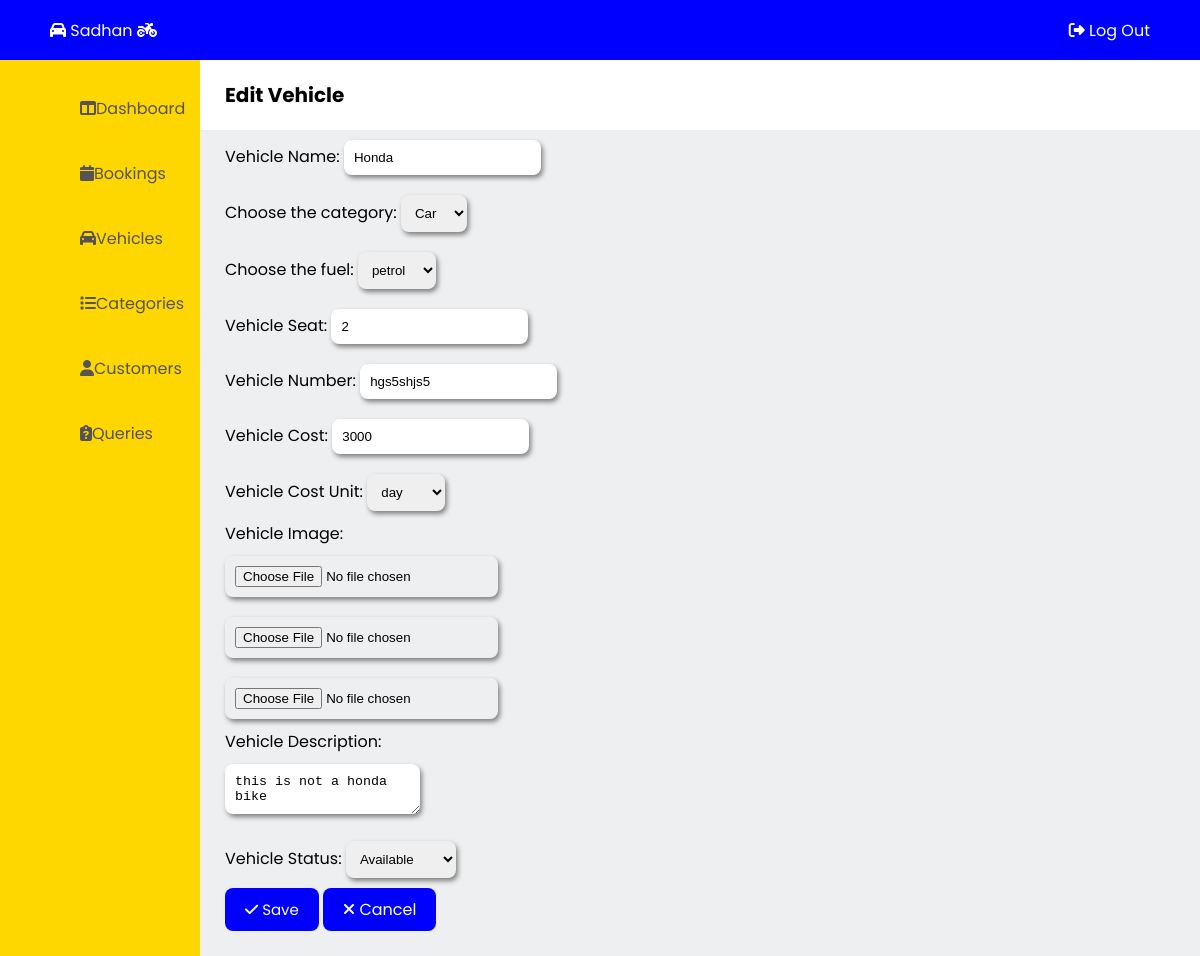
Screenshot of /admin/edit-vehicle.php?v_id=13 with the database file from the repository.
### tables this page shows
CREATE TABLE `vehicles` (
  `v_id` int(11) NOT NULL,
  `v_name` varchar(50) NOT NULL,
  `v_type` varchar(50) NOT NULL,
  `v_fuel` varchar(20) NOT NULL,
  `v_seat` int(100) NOT NULL,
  `v_number` varchar(30) DEFAULT NULL,
  `v_cost` int(20) NOT NULL,
  `v_cunit` varchar(50) NOT NULL,
  `v_image1` varchar(500) NOT NULL,
  `v_image2` varchar(500) NOT NULL,
  `v_image3` varchar(500) NOT NULL,
  `v_description` varchar(200) NOT NULL,
  `v_status` varchar(20) NOT NULL
);

### admin/edit-vehicle.php (the view, shortened to what this page needs)
<!DOCTYPE html>
<html lang="en">
<head>
  <link rel="stylesheet" href="admin-css\admin-style.css"/>
</head>
<body>
  <?php
    include "admin-container\admin-header.php";
  ?>
  <?php
    include "admin-container\admin-leftbar.php";
  ?>
  <?php
    $id = $_GET['v_id'];
    $qry = "SELECT * FROM vehicles WHERE v_id = '$id'";
    $qry3 = "SELECT * FROM categories";
    include 'admin-container/db_connection.php';
    $result = mysqli_query($con, $qry);
    $result2 = mysqli_query($con, $qry3);
    $row = mysqli_fetch_assoc($result);
  ?>
  <main class="main">
    <section class="title">
      <p>Edit Vehicle</p>
    </section>
    <div class="add-vehicle">
    <form action="edit-vehicle.php?v_id=<?php echo $id; ?>" method="POST" enctype="multipart/form-data">
            <label for="cars">Vehicle Name: </label>
                <input type="text" name="v_name" placeholder="Name" required value="<?php echo $row['v_name'];?>"><br>
            <label for="type">Choose the category:</label>
                <select name="v_type" id="type" required ">
                <?php while($row2 = mysqli_fetch_assoc($result2)){  ?>
                    <option><?php echo $row2['c_name'];?></option>
                <?php } ?>
                </select><br>
            <label for="fuel">Choose the fuel:</label>
                <select name="v_fuel" id="fuel" required>
                    <option><?php echo $row['v_fuel'];?></option>
                </select><br>
            <label for="cars">Vehicle Seat:</label>
                <input type="number" name="v_seat" placeholder="Seat Number" value="<?php echo $row['v_seat'];?>"><br>
            <label for="v_number">Vehicle Number:</label>
                <input type="text" name="v_number" placeholder="Number" value="<?php echo $row['v_number'];?>" required><br>
            <label for="cars">Vehicle Cost:</label>
                <input type="text" name="v_cost" placeholder="Cost (Rs.)" value="<?php echo $row['v_cost'];?>" required><br>
            <label for="cunit">Vehicle Cost Unit:</label>
                <select name="v_cunit" id="cunit" required>
                        <option><?php echo $row['v_cunit'];?></option>
                    </select><br>
            <label for="cars">Vehicle Image:</label><br>
                <input type="file" name="photopath1" class="v_image1" value="<?php echo $row['v_image1'];?>"><br>
                <input type="file" name="photopath2" class="v_image2" ><br>
                <input type="file" name="photopath3" class="v_image3" ><br>
            <label for="cars">Vehicle Description:</label><br>
            <textarea name="v_description" placeholder="Description" required><?php echo $row['v_description']; ?></textarea><br>
            <label for="status">Vehicle Status:</label>
                <select name="v_status" id="status" required>
                        <option><?php echo $row['v_status'];?></option>
                </select><br>
            <button type="submit" name="submit"><i class="fa-solid fa-check"></i> Save</button>
            <a href="vehicles.php" class="exit-btn"><i class="fa-solid fa-xmark"></i> Cancel</a>
        </form>
    </div>
  </main>
</body>
</html>

### admin/admin-css/admin-style.css (style rules this page uses)
body { list-style: none; text-decoration: none; margin: 0; padding: 0; height: 100vh; display: grid; grid-template-columns: 200px 1fr; grid-template-rows: 60px 1fr; font-family: 'Poppins', sans-serif; }
.title { padding-left: 25px; padding-right: 25px; font-size: 20px; display: flex; align-items: center; }
.title p { font-weight: bold; }
.add-vehicle { background-color: #eeeff1; padding-left: 25px; padding-bottom: 25px; }
.add-vehicle input, .add-vehicle select, .add-vehicle textarea { margin: 10px auto; padding: 10px; border-radius: 0.5rem; border: none; box-shadow: 2px 3px 5px gray; outline: 0; transition: all ease-in-out 0.3s; }
.add-vehicle button[type="submit"] { background-color: blue; padding: 10px 20px; color: white; border: none; border-radius: 0.5rem; cursor: pointer; font-size: 15px; text-decoration: none; font-family: 'Poppins', sans-serif; }
.add-vehicle a { text-decoration: none; background-color: blue; padding: 10px 20px; color: white; border: none; border-radius: 0.5rem; cursor: pointer; }

### rows the page displays
vehicles: v_name "Honda", v_fuel "petrol", v_seat "2", v_number "hgs5shjs5", v_cost "3000", v_cunit "day", v_description "this is not a honda bike", v_status "Available"

### other values shown
form field v_type "Car"
